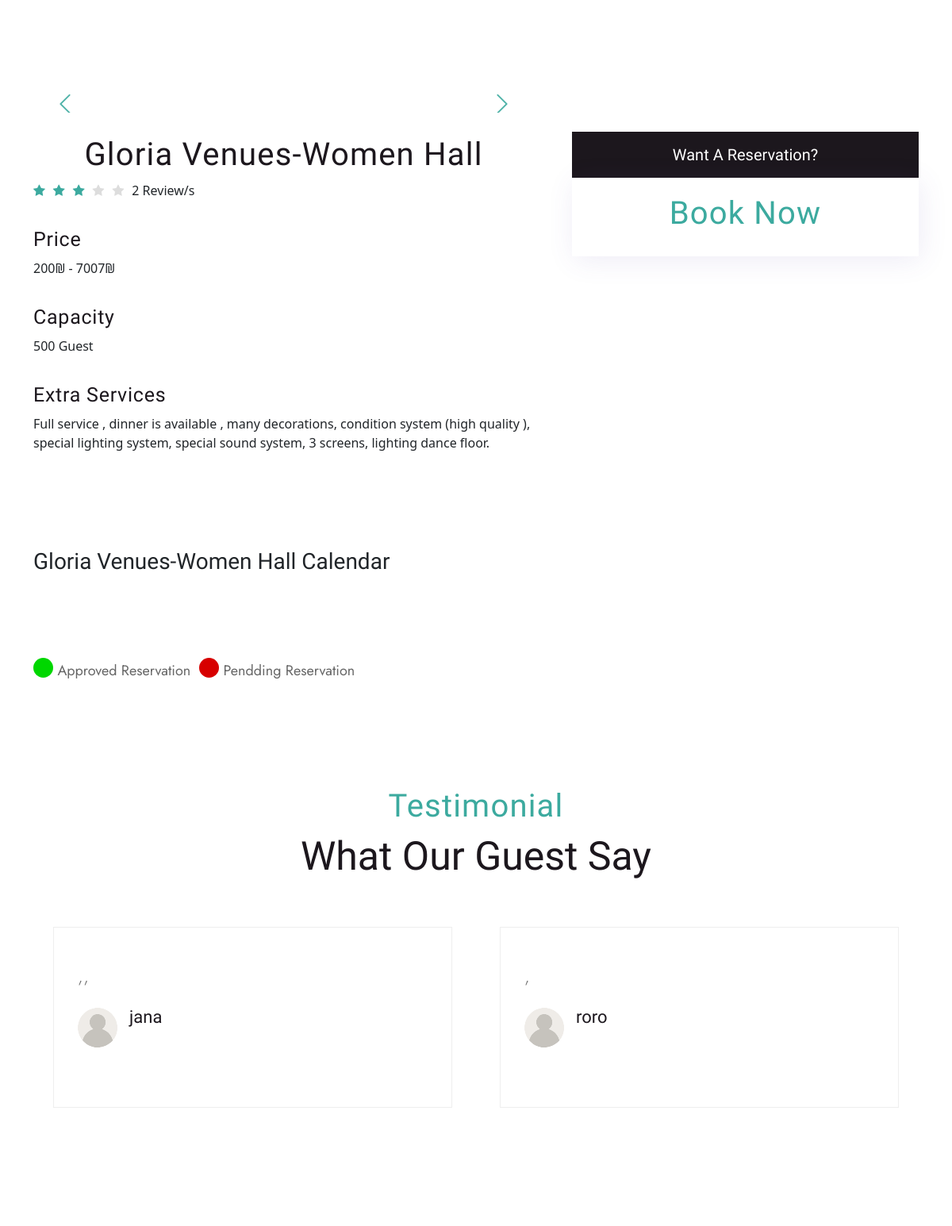
/subhall-details.php?shallId=78 (signed in, middle part), run on an earlier commit of the app's database.
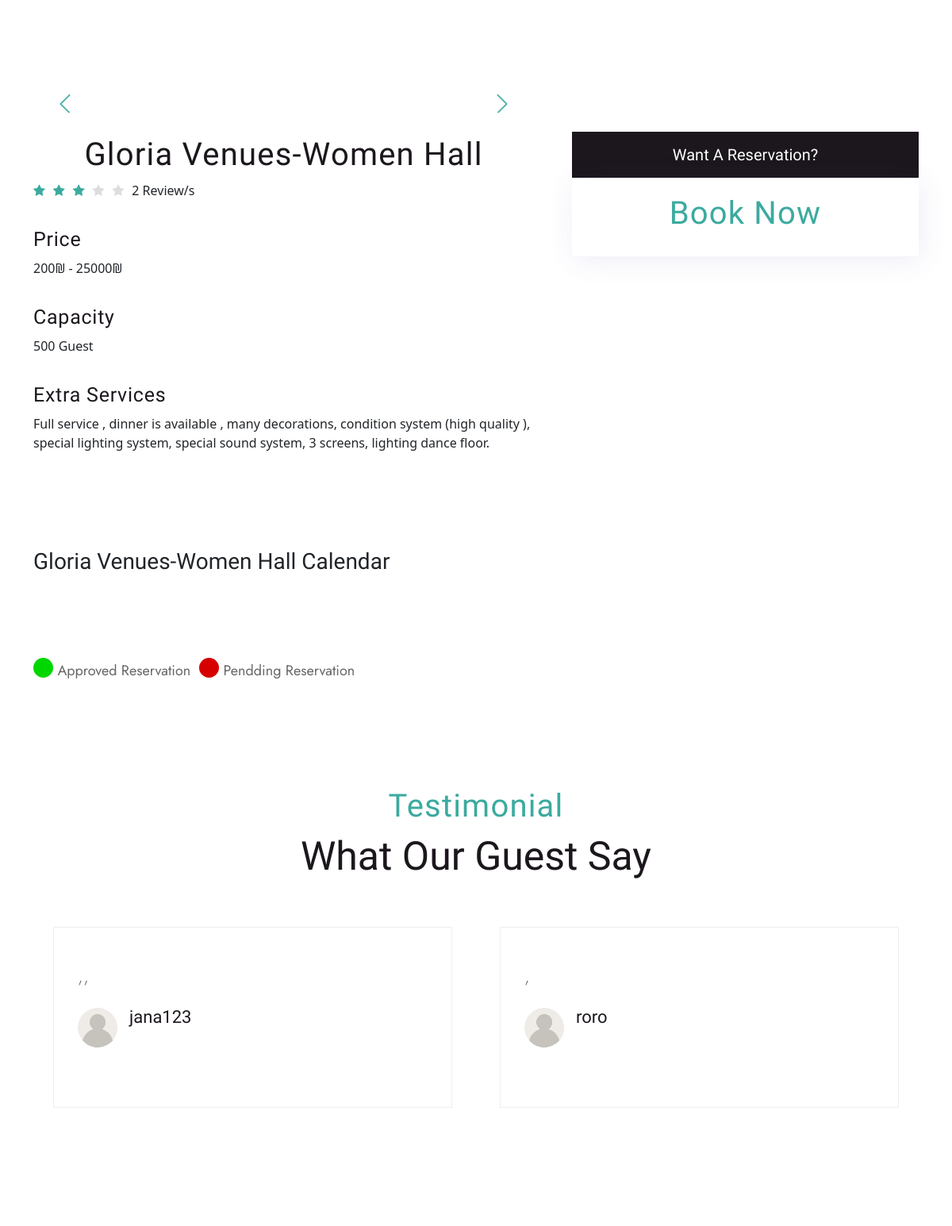
And on a later commit of the database.
### tables this page shows
CREATE TABLE `feedback_subhall` (
  `id` int NOT NULL,
  `experience` varchar(200) NOT NULL,
  `Recommendation` varchar(200) NOT NULL,
  `halls_images_useful` varchar(200) NOT NULL,
  `payment_process` varchar(200) NOT NULL,
  `feedback` varchar(500) NOT NULL,
  `user_id` int NOT NULL,
  `hall_id` int NOT NULL
);

CREATE TABLE `users` (
  `id` int NOT NULL,
  `name` varchar(200) NOT NULL,
  `password` varchar(200) NOT NULL,
  `email` varchar(200) NOT NULL,
  `type` enum('user','owner') NOT NULL DEFAULT 'user',
  `status` tinyint(1) NOT NULL DEFAULT '1',
  `created_at` datetime NOT NULL DEFAULT CURRENT_TIMESTAMP
);

### rating.php (called while the page is built, shortened)
<?php
class Rating{
	private $host  = '127.0.0.1';
    private $user  = 'root';
    private $password   = "1234";
    private $database  = "easybooking";
    private $RatingTable = 'rating';
	private $dbConnect = false;
    public function __construct(){
        if(!$this->dbConnect){
            $conn = new mysqli($this->host, $this->user, $this->password, $this->database);
            if($conn->connect_error){
                die("Error failed to connect to MySQL: " . $conn->connect_error);
            }else{
                $this->dbConnect = $conn;
            }
        }
    }
	private function getData($sqlQuery) {
		$result = mysqli_query($this->dbConnect, $sqlQuery);
		$data= array();
		while ($row = mysqli_fetch_array($result, MYSQLI_ASSOC)) {
			$data[]=$row;
		}
		return $data;
	}
	private function getNumRows($sqlQuery) {
		$result = mysqli_query($this->dbConnect, $sqlQuery);
		$numRows = mysqli_num_rows($result);
		return $numRows;
	}
	public function gethallRating($hall_id){
		$sqlQuery = "
			SELECT r.id, r.user_id,r.hall_id, r.rating_number
			FROM ".$this->RatingTable." as r WHERE r.hall_id = '".$hall_id."' ";
		return  $this->getData($sqlQuery);
	}
	public function getRatingAverage($hall_id){
		$hallRating = $this->gethallRating($hall_id);
		$rating_score = 0;
		$count = 0;
		foreach($hallRating as $hallRatingDetails){
			$rating_score+= $hallRatingDetails['rating_number'];
			$count += 1;
		}
		$average = 0;
		if($rating_score && $count) {
			$average = $rating_score/$count;
		}
		return $average;
	}
	public function getRatingTotal($hall_id){
	 	$sqlQuery = "
			SELECT *
			FROM ".$this->RatingTable."  WHERE hall_id = '".$hall_id."'";
	  $count = $this->getNumRows($sqlQuery);
		return $count;
	}
}
?>

### admin/handlers/get_feedback_subhall.php (called while the page is built)
<?php
$sql="SELECT f.id, f.feedback, u.name
FROM feedback_subhall f
INNER JOIN users u
ON f.user_id = u.id where f.hall_id=$shallId and  f.feedback != '' ORDER BY f.id DESC";
$sqlResult=mysqli_query($conn,$sql);
$feedbackData=mysqli_fetch_all($sqlResult);
?>

### subhall-details.php (the view, shortened to what the changed rows need)
<?php
      if(isset($_POST['subhall'])){
      $shallId=$_POST['subhall']; }
      elseif(isset($_GET['shallId'])){
      $shallId=$_GET['shallId']; }
?>
<!DOCTYPE html>
<html lang="en">
<?php require ('inc/head.php'); ?>
<body>
<?php require ('inc/preloader_area.php');
    if(isset($_SESSION['userId'])){
    require ('inc/LoginHeader.php');
    }else{
        $userid='null';
        require ('inc/Header.php');
    }
    require("admin/handlers/db.php");
    $sql="SELECT * FROM subhalls where id=$shallId ";
    $sqlResult=mysqli_query($conn,$sql);
    $shallData=mysqli_fetch_assoc($sqlResult);
    require("admin/handlers/get_feedback_subhall.php");
    $sql1="SELECT * FROM feedback_subhall WHERE feedback != '' AND hall_id=$shallId ORDER BY id DESC;
    ";
    $query1=mysqli_query($conn,$sql1);
    $users=mysqli_fetch_all($query1,MYSQLI_ASSOC);
    $sql3="SELECT MIN(LEAST(Sunday, Monday,Tuesday,Wednesday,Thursday,Friday,Saturday)) as min_price,MAX(GREATEST(Sunday, Monday,Tuesday,Wednesday,Thursday,Friday,Saturday)) as max_price
    FROM prices
    WHERE hall_id = $shallId;
    ";
    $query3=mysqli_query($conn,$sql3);
    $price = mysqli_fetch_assoc($query3);
    $min_price =  $price['min_price'];
    $max_price =  $price['max_price'];
	include_once 'rating.php';
	$rating = new Rating();
	$average = $rating->getRatingAverage($shallId);
	$count = $rating->getRatingTotal($shallId);
    ?>
<head>
<link rel="stylesheet" href="assets/css/rating.css">
</head>
    <div class="room-suits-details-page pt-120 mb-120">
        <div class="container">
            <div class="row mb-120 g-5">
                <div class="col-lg-7">
                    <div class="swiper room-details-slider mb-30">
                        <div class="swiper-wrapper">
                        </div>
                        <div class="swiper-btns d-flex align-items-center justify-content-between">
                        </div>
                    </div>
                    <h2><?php echo $shallData['name'] ?></h2>
                    <ul class="stars d-flex align-items-center">
                    <?php
for ($i = 1; $i <= 5; $i++) {
    $ratingClass = "star-grey";
    if($i <= $average) {
						$ratingClass = "star-highlight";
					}
echo	'<i class="fa fa-star '.$ratingClass. '"; aria-hidden="true"></i>';
 }
 echo $count . ' Review/s';
?>
                    </ul>
                    <h4>Price</h4>
                    <ul<p><?php echo $min_price?>₪ - <?php echo $max_price?>₪</p></ul>
                    <h4>Capacity</h4>
                    <ul<p><?php echo $shallData['number_of_guests']?> Guest</p></ul>
                </div>
            </div>
        </div>
    </div>
    <div class="row">
        <div class="home-one-testimonial mb-120">
        <div class="container">
            <div class="row">
                <div class="col-12">
                    <div class="section-title1 text-center">
                        <h2>What Our Guest Say</h2>
                    </div>
                </div>
            </div>
            <div class="row justify-content-center">
                <div class="swiper testimonial-slider-1">
                    <div class="swiper-wrapper">
                    <?php
if(isset($users)){
foreach($feedbackData as $index=>$users){?>
                        <div class="swiper-slide">
                            <div class="testimonial-wrrap">
                                <div class="content">
                                    <p><?=$users[1];?> </p>
                                    <div class="author-review-area d-flex justify-content-between align-items-center flex-erap">
                                    <div class="authot-area d-flex align-items-center">
                                        <div class="author-img">
                                            <br/>
                                        <img  width="50" height="50" src="assets/images/icons/user1.svg">
                                        </div>
                                    <div class="author-name-deg">
                                            <h4><?=$users[2];?></h4>
                                            </div>
                                </div>
                                </div>
                                </div>
                            </div>
                        </div>
                        <?php }
}?>
</div>
                </div>
            </div>
            <br>
         </div>
     </div>
</body>
</html>

What changed in the data, as far as the page shows it:
changed through a linked row, feedback_subhall: user.name "jana" → "jana123"
Also different on the page:
$max_price: "7007" → "25000"
